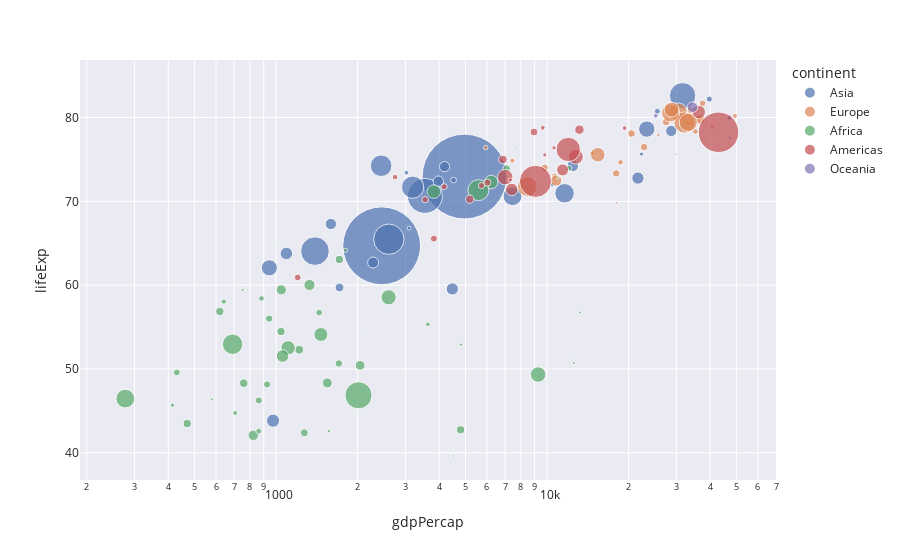

The code cell stored with this chart in its notebook:
### Markdown cell above
## Create your visualisation

### Code cell
# Create an example plot
import plotly.express as px
import dash_core_components as dcc

df = px.data.gapminder()
df_2007 = df.query("year==2007")
fig = px.scatter(df_2007,
    x="gdpPercap", y="lifeExp", size="pop", color="continent",
    log_x=True, size_max=60,
    template='seaborn')
fig.show()
